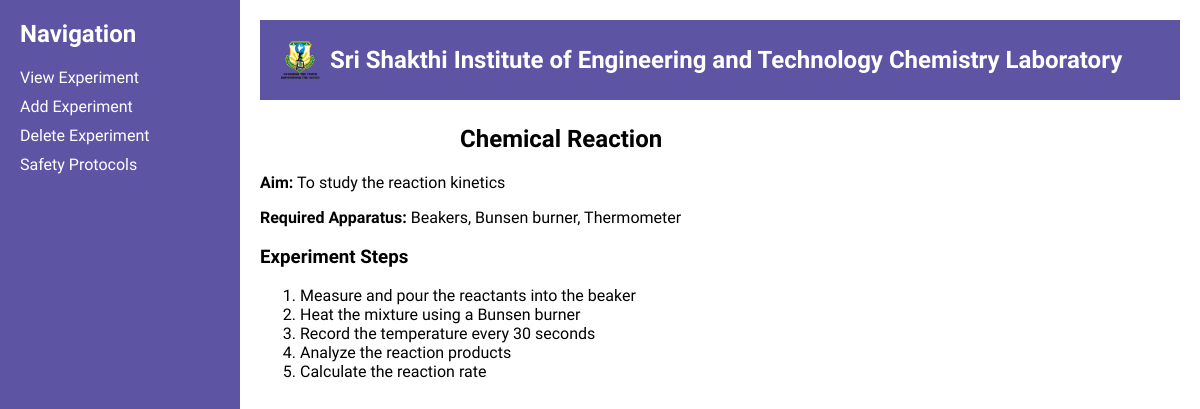
The page /ViewFull.php?experimentId=1 on the database its author committed.
### tables this page shows
CREATE TABLE experiments (
  experimentId INT PRIMARY KEY,
  experimentName VARCHAR(255),
  noOfSteps INT,
  aim VARCHAR(255),
  requiredApparatuss VARCHAR(255)
);

CREATE TABLE experiment_steps (
  exptId INT,
  description VARCHAR(255),
  stepNo INT,
  video VARCHAR(255),
  FOREIGN KEY (exptId) REFERENCES experiments(experimentId)
);

### ViewFull.php (the view, shortened to what this page needs)
<!DOCTYPE html>
<html>
	<head>
	</head>
	<body>
		<div class="container">
			<div class="sidebar">
				<h2>Navigation</h2>
				<ul>
					<li><a href="http://localhost/labequipment/AdminIndex.php">View Experiment</a></li>
					<li><a href="http://localhost/labequipment/AddExperiment.php">Add Experiment</a></li>
					<li><a href="http://localhost/labequipment/deleteexperiment.php">Delete Experiment</a></li>
					<li><a href="http://localhost/labequipment/teachersafety.html">Safety Protocols</a></li>
				</ul>
			</div>
			<div class="content">
				<div class="header">
					<img src="logo.png" alt="Logo" class="logo">
					<h1>Sri Shakthi Institute of Engineering and Technology Chemistry Laboratory</h1>
				</div>
				<?php
					$conn = mysqli_connect("localhost", "root", "root", "experiment");
					if (isset($_GET['experimentId'])) {
					    $experimentId = $_GET['experimentId'];
					    $sql = "SELECT * FROM experiments WHERE experimentId = " . $experimentId;
					    $result = mysqli_query($conn, $sql);
					    if (mysqli_num_rows($result) > 0) {
					        $row = mysqli_fetch_assoc($result);
					        echo '<h2 style="margin-left:200px;margin-top:25px;">' . $row['experimentName'] . '</h2>';
					        echo '<p><b>Aim:</b> ' . $row['aim'] . '</p>';
					        echo '<p><b>Required Apparatus:</b> ' . $row['requiredApparatuss'] . '</p>';
					        $sql = "SELECT * FROM experiment_steps WHERE exptId = " . $experimentId . " ORDER BY stepNo";
					        $result = mysqli_query($conn, $sql);
					        if (mysqli_num_rows($result) > 0) {
					            echo '<h3>Experiment Steps</h3>';
					            echo '<ol>';
					            while ($stepRow = mysqli_fetch_assoc($result))  echo '<li>' . $stepRow['description'] . '</li>';
					            echo '</ol>';
					        } else  echo '<p>No steps found for this experiment.</p>';
					    } else  echo '<p>Experiment not found.</p>';
					} else echo '<p>No experiment selected.</p>';
					?>
			</div>
		</div>
	</body>
</html>

### ViewFull.php (style rules this page uses)
body { margin: 0; padding: 0; font-family: 'Calibri', sans-serif; }
.container { display: flex; flex-direction: row; min-height: 100vh; }
.sidebar { background-color: #5D54A4; color: #fff; width: 200px; padding: 20px; margin-bottom: 0px; }
.sidebar h2 { margin-top: 0; font-size: 24px; }
.sidebar ul { list-style: none; padding: 0; margin: 20px 0; }
.sidebar li { margin-bottom: 10px; }
.sidebar a { color: #fff; text-decoration: none; }
.content { flex: 1; padding: 20px; }
.header { background-color: #5D54A4; color: #fff; padding: 20px; display: flex; align-items: center; }
.header h1 { margin: 0; font-size: 24px; }
.logo { width: 40px; height: 40px; margin-right: 10px; }

### rows shown on the page
experiments: experimentName "Chemical Reaction", aim "To study the reaction kinetics", requiredApparatuss "Beakers, Bunsen burner, Thermometer"
experiment_steps: description "Measure and pour the reactants into the beaker"
experiment_steps: description "Heat the mixture using a Bunsen burner"
experiment_steps: description "Record the temperature every 30 seconds"
experiment_steps: description "Analyze the reaction products"
experiment_steps: description "Calculate the reaction rate"
